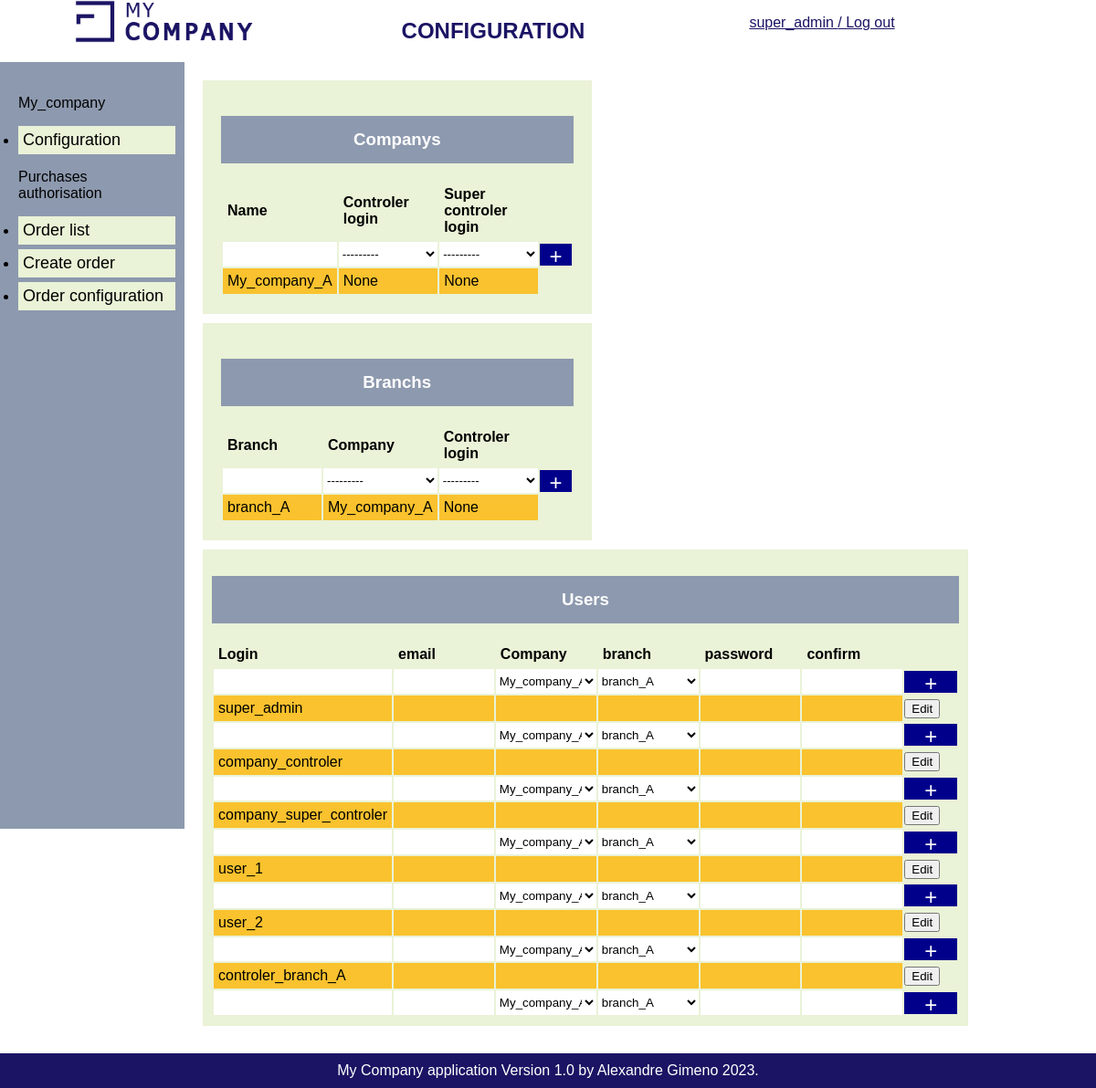
The page /config/ (signed in) on the database as committed earlier.
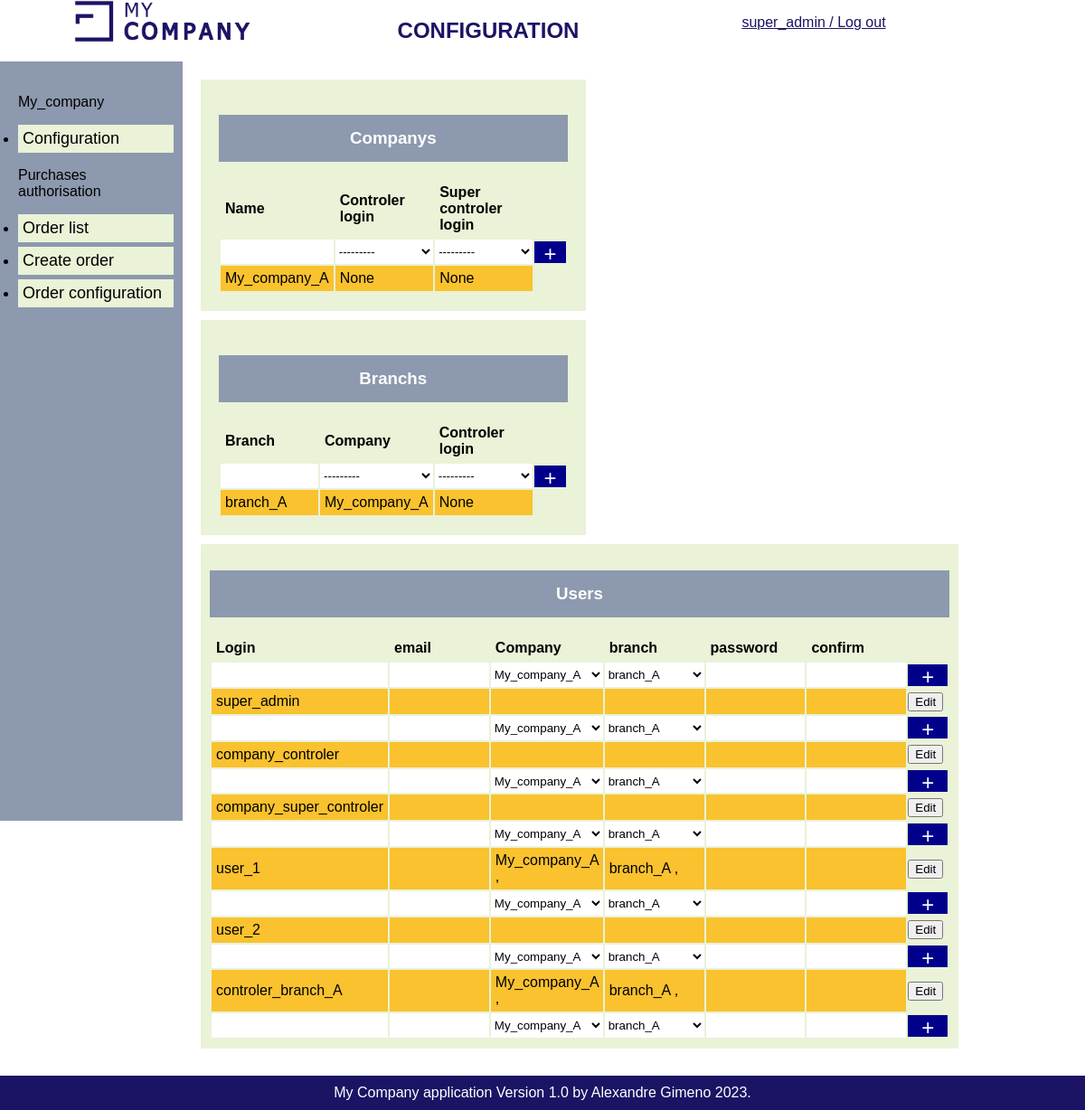
The same page on the database as committed later.
### authentication/models.py (models this page shows, shortened)
class Company(models.Model):
    def __str__(self):
        return f'{self.name}'
    name = models.fields.CharField(max_length=30, unique=True)
    controler = models.ForeignKey(User, null=True, blank=True, on_delete=models.CASCADE, related_name='company_controler')
    super_controler = models.ForeignKey(User, null=True, blank=True, on_delete=models.CASCADE, related_name='company_super_controler')

class Branch(models.Model):
    name = models.fields.CharField(max_length=30, unique=True)
    company = models.ForeignKey(Company, on_delete=models.CASCADE)
    controler = models.ForeignKey(User, null=True, on_delete=models.CASCADE, related_name='branch_controler')
    members = models.ManyToManyField(User, blank=True)

class User(AbstractUser):
    def __str__(self):
        return f'{self.username}'

### authentication/views.py (the view, shortened to what this page needs)
# urls.py: path('config/', authentication.views.config_home, name='config-home'),
@login_required
def config_home(request):
    companys=Company.objects.filter()
    branchs=Branch.objects.filter()
    users=User.objects.filter()
    company_form = CompanyForm()
    branch_form = BranchForm()
    user_form = UserForm()
    context={
    'companys': companys,
    'company_form': company_form,
    'branchs': branchs,
    'branch_form': branch_form,
    'users': users,
    'user_form': user_form,}
    return render(request,'authentication/config.html',context=context)

### authentication/forms.py
class CompanyForm(forms.ModelForm):
    add_company = forms.BooleanField(widget=forms.HiddenInput, initial=True)
    class Meta:
        model = Company
        fields = [
            'name',
            'controler',
            'super_controler'
        ]

class BranchForm(forms.ModelForm):
    add_branch = forms.BooleanField(widget=forms.HiddenInput, initial=True)
    class Meta:
        model = Branch
        fields = [
            'name',
            'company',
            'controler',
            'members',
        ]

### authentication/templates/authentication/config.html (shortened to what the changed rows need)
{% extends 'base.html' %}
{% block title %}CONFIGURATION{% endblock %}
{% block content %}
<div class="config">
    <div>
        <div class="box-half">
        <div class="cie-set">
            <table>
                <thead>
                    <tr>
                        <th>Name</th>
                        <th>Controler login</th>
                        <th>Super controler login</th>
                        <th></th>
                    </tr>
                </thead>
                <tbody>
                    {% for company in companys %}
                    <tr>
                        <td>{{ company.name }}</td>
                        <td>{{ company.controler }}</td>
                        <td>{{ company.super_controler }}</td>
                        <td value="btn-col"></td>
                    </tr>
                    {% endfor %}
                </tbody>
            </table>
        </div>
        </div>
        <div class="box-half">
        <div class="cie-set">
            <table>
                <thead>
                    <tr>
                        <th>Branch</th>
                        <th>Company</th>
                        <th>Controler login</th>
                        <th></th>
                    </tr>
                </thead>
                <tbody>
                    {% for branch in branchs %}
                    <tr>
                        <td>{{ branch.name }}</td>
                        <td>{{ branch.company }}</td>
                        <td>{{ branch.controler }}</td>
                        <td value="btn-col"></td>
                    </tr>
                    {% endfor %}
                </tbody>
            </table>
        </div>
        </div>
        <div class="box">
            <table>
                <thead>
                    <tr>
                        <th>Login</th>
                        <th>email</th>
                        <th>Company</th>
                        <th>branch</th>
                        <th>password</th>
                        <th>confirm</th>
                        <th value="btn-col"></th>
                    </tr>
                </thead>
                <tbody>
                    {% for user in users %}
                    <tr>
                        <td>{{ user.username }}</td>
                        <td>{{ user.email }}</td>
                        <td>
                            {% for user_branch in user.branch_set.all %}
                            {{ user_branch.company }} ,
                            {% endfor %}
                        </td>
                        <td>
                            {% for user_branch in user.branch_set.all %}
                            {{ user_branch.name }} ,
                            {% endfor %}
                        </td>
                        <td></td>
                        <td></td>
                        <td value="btn-col">
                            <button class="edit-button" data-user-id="{{ user.id }}">Edit</button>
                        </td>
                    </tr>
                    <tr class="edit-form" data-user-id="{{ user.id }}">
                        <form method="post">
                            <td value="value">{{ user_form.username }}</td>
                            <td value="value">{{ user_form.email }}</td>
                            <td value="value">{{ user_form.company }}</td>
                            <td value="value">{{ user_form.branch }}</td>
                            <td value="value">{{ user_form.password1 }}</td>
                            <td value="value">{{ user_form.password2 }}</td>
                            <td value="btn-col">
                                <input type="submit" value="+">
                            </td>
                        </form>
                    </tr>
                    {% endfor %}
                </tbody>
            </table>
        </div>
    </div>
</div>
{% endblock %}

### templates/base.html (shortened to what this page needs)
{% load static %}
<html>
    <head>
        <link rel="stylesheet" href="{% static 'styles.css' %}" />
    </head>
    <body>
        <header>
            <div class = "col">
                <img src="{% static 'logo_entreprise.png' %}" alt="logo_entreprise" width="200"/>
            </div>
            <div class = "col">
                <h2>{% block title %}{% endblock %}</h2>
            </div>
            <div class = "col">
                {% if user.is_authenticated %}
                    <p><a href="{% url 'logout' %}"> {{ request.user }} / Log out</a></p>
                {% else %}
                    <h4><a href="{% url 'login' %}">Log in</a></h4>
                {% endif %}
            </div>
        </header>
        <div class = "main">
            <nav>
                <p>My_company</p>
                <ul>
                    <li>
                        <a href="{% url 'config-home' %}">Configuration</a>
                    </li>
                </ul>
                <p>Purchases authorisation</p>
                <ul>
                    <li>
                        <a href="{% url 'order-list' %}">Order list</a>
                    </li>
                    <li>
                        <a href="{% url 'order-create' %}">Create order</a>
                    </li>
                    <li>
                        <a href="{% url 'order-config' %}">Order configuration</a>
                    </li>
                </ul>
            </nav>
            <div>
                {% block content %}{% endblock %}
            </div>
        </div>
        <footer>
            My Company application Version 1.0 by Alexandre Gimeno 2023.
        </footer>
    </body>
</html>

Rows that differ between the two databases and show on the page:
changed User "user_1": gains Branch (name "branch_A", company "My_company_A", controler "None")
changed User "controler_branch_A": gains Branch (name "branch_A", company "My_company_A", controler "None")
